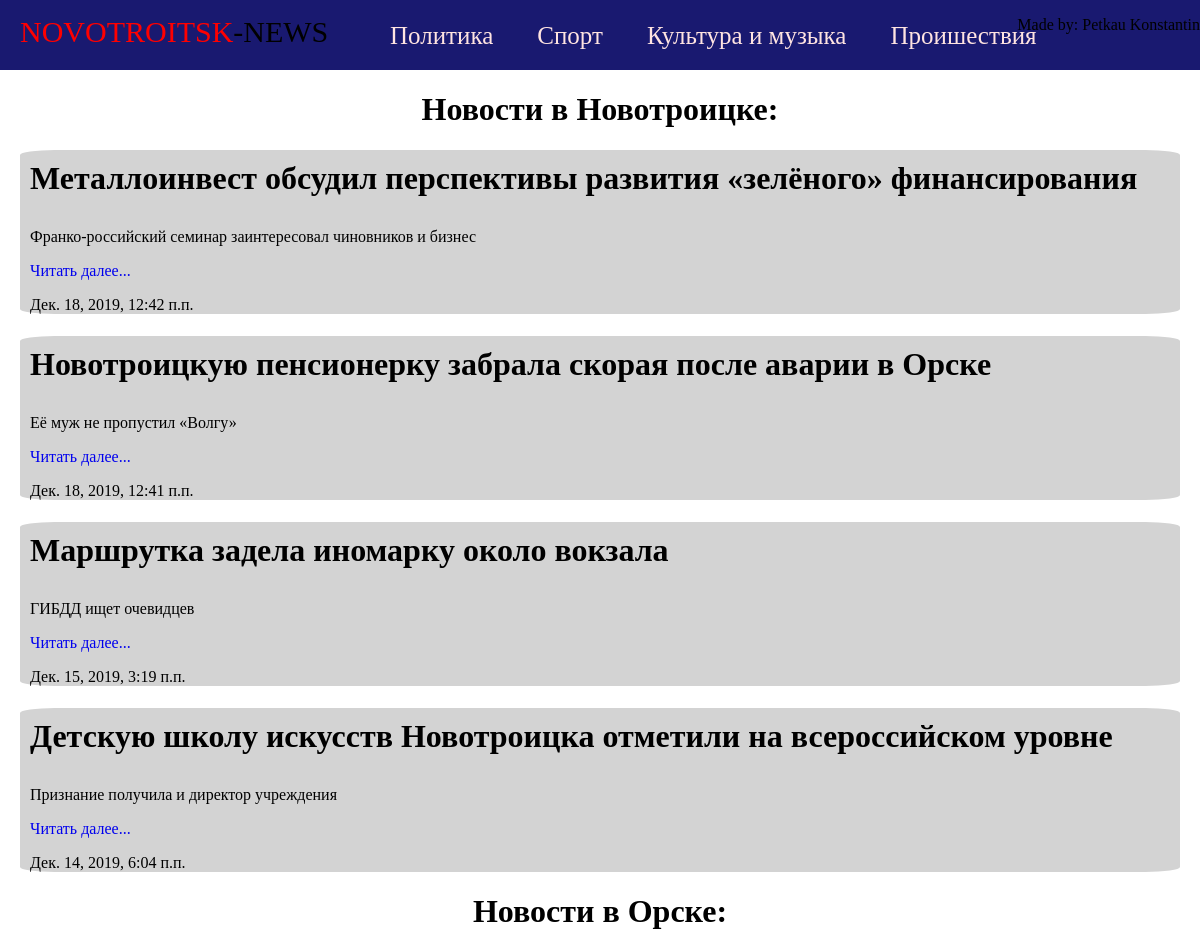
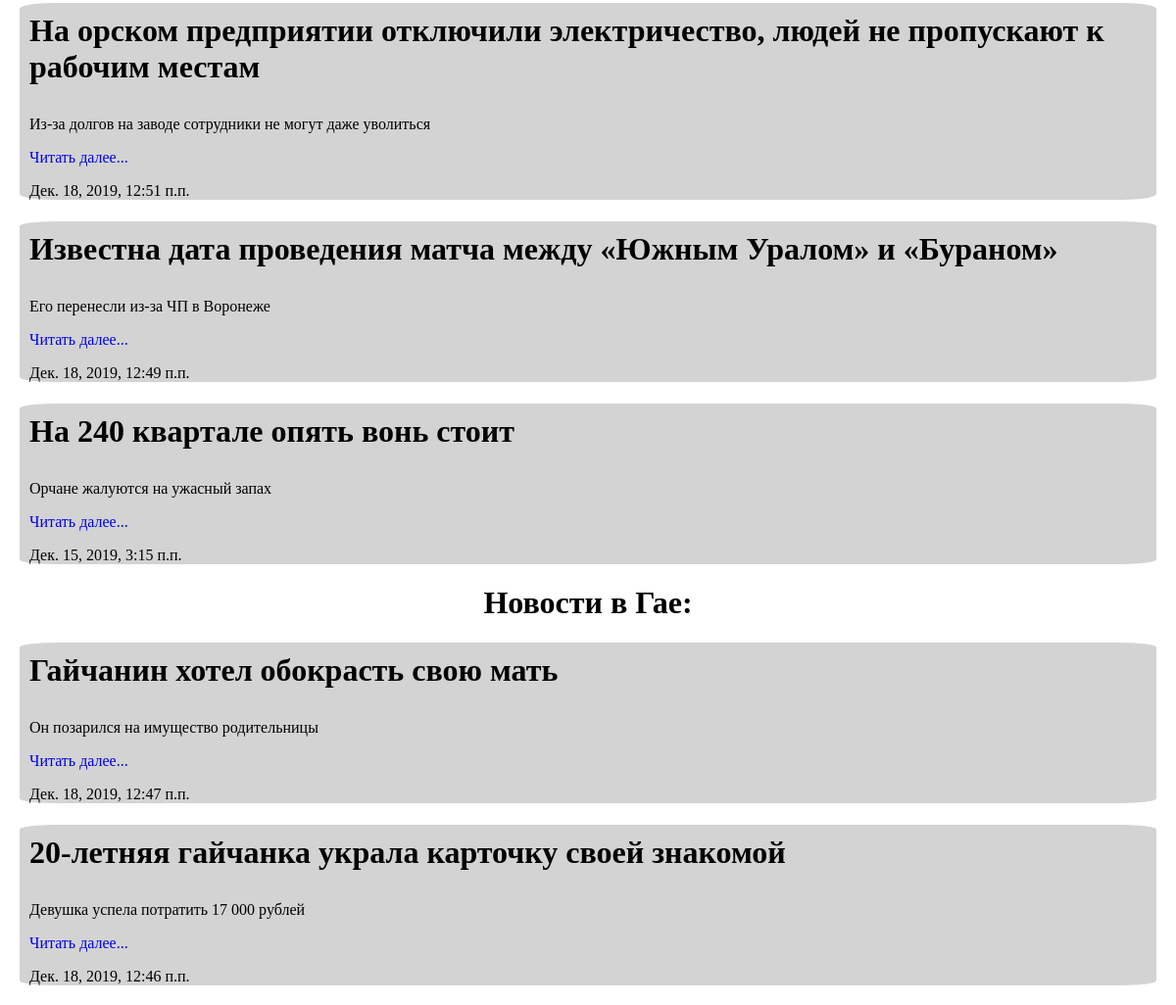
The page / on the database its author committed (2 pictures, top to bottom).
### main/models.py (models this page shows, shortened)
class News_Article(models.Model):
	title = models.CharField(max_length = 100, verbose_name = 'Заголовок')
	subtitle = models.CharField(max_length = 300, verbose_name = 'Подзаголовок')
	text = models.TextField(verbose_name = 'Текст статьи')
	pub_date = models.DateTimeField(auto_now_add = True)
	citie = models.ForeignKey(Citie, on_delete = models.PROTECT, verbose_name = 'Город')
	category = models.ForeignKey(Category, on_delete = models.PROTECT, verbose_name = 'Категория')
	class Meta:
		verbose_name = 'Новостная статья'
		verbose_name_plural = 'Новостные статьи'
		ordering = ['-pub_date']

### main/views.py (the view)
# urls.py: path('', views.index, name = 'index'),
def index(request):
	novotroitsk_news = News_Article.objects.filter(citie = 1)[:15]
	orsk_news = News_Article.objects.filter(citie = 2)[:15]
	guy_news = News_Article.objects.filter(citie = 3)[:15]
	return render(request, 'main/index.html', {'novotroitsk_news': novotroitsk_news, 'orsk_news': orsk_news, 'guy_news': guy_news})

### templates/main/index.html
{%extends 'base.html'%}
{%block content%}
    <h1 class='citie'>Новости в Новотроицке:</h1>
    {%for i in novotroitsk_news%}
        <div>
        	<h1>{{i.title}}</h1>
            <p>{{i.subtitle}}</p>
            <a href='{%url "article" i.id%}'>Читать далее...</a>
            <p>{{i.pub_date}}</p>
        </div>
    {%endfor%}
    <h1 class='citie'>Новости в Орске:</h1>
    {%for i in orsk_news%}
        <div>
        	<h1>{{i.title}}</h1>
            <p>{{i.subtitle}}</p>
            <a href='{%url "article" i.id%}'>Читать далее...</a>
            <p>{{i.pub_date}}</p>
        </div>
    {%endfor%}
    <h1 class='citie'>Новости в Гае:</h1>
    {%for i in guy_news%}
        <div>
        	<h1>{{i.title}}</h1>
            <p>{{i.subtitle}}</p>
            <a href='{%url "article" i.id%}'>Читать далее...</a>
            <p>{{i.pub_date}}</p>
        </div>
    {%endfor%}
{%endblock%}

### templates/base.html (shortened to what this page needs)
{%load static%}
<!DOCTYPE html>
<html>
<head>
	<link rel="stylesheet" type='text/css' href='{%static "main/style.css"%}'>
</head>
<body>
	<header>
		<a class='main' href = '{%url "index"%}' ><span>NOVOTROITSK</span>-NEWS</a>
		<p class='ps'>Made by: Petkau Konstantin</p>
		<div>
			<a href='{%url "category" "Политика"%}' class='category'>Политика</a>
		    <a href='{%url "category" "Спорт"%}' class='category'>Спорт</a>
		    <a href='{%url "category" "Культура и музыка"%}' class='category'>Культура и музыка</a>
		    <a href='{%url "category" "Проишествия"%}' class='category'>Проишествия</a>
	    </div>
	</header>
	<main>
		{%block content%}
		{%endblock%}
    </main>
</body>
</html>

### static/main/style.css (style rules this page uses)
body { margin:0; padding:0; }
header { position:absolute; left:0; top:0; background:#191970; width:100%; height:70px; }
div { margin:20px; background:#D3D3D3; border-radius:3%; }
div h1 { padding:10px; }
div p { padding-left:10px; }
div a { padding-left:10px; text-decoration: none; }
main { position:absolute; width:100%; top:70px; }
.main { position:absolute; font-size:30px; text-decoration: none; color:black; top:15px; left:20px; }
.ps { position: absolute; top:0; right:0; }
.main span { color:red; }
.citie { text-align:center; }
.category { text-decoration: none; color:#FFE4E1; padding:20px; font-size:25px; }
header div { background:transparent; position:absolute; top:2px; left:350px; }

### rows shown on the page
News_Article: title "Металлоинвест обсудил перспективы развития «зелёного» финансирования", subtitle "Франко-российский семинар заинтересовал чиновников и бизнес", pub_date "Дек. 18, 2019, 12:42 п.п."
News_Article: title "Новотроицкую пенсионерку забрала скорая после аварии в Орске", subtitle "Её муж не пропустил «Волгу»", pub_date "Дек. 18, 2019, 12:41 п.п."
News_Article: title "Маршрутка задела иномарку около вокзала", subtitle "ГИБДД ищет очевидцев", pub_date "Дек. 15, 2019, 3:19 п.п."
News_Article: title "Детскую школу искусств Новотроицка отметили на всероссийском уровне", subtitle "Признание получила и директор учреждения", pub_date "Дек. 14, 2019, 6:04 п.п."
News_Article: title "На орском предприятии отключили электричество, людей не пропускают к рабочим местам", subtitle "Из-за долгов на заводе сотрудники не могут даже уволиться", pub_date "Дек. 18, 2019, 12:51 п.п."
News_Article: title "Известна дата проведения матча между «Южным Уралом» и «Бураном»", subtitle "Его перенесли из-за ЧП в Воронеже", pub_date "Дек. 18, 2019, 12:49 п.п."
News_Article: title "На 240 квартале опять вонь стоит", subtitle "Орчане жалуются на ужасный запах", pub_date "Дек. 15, 2019, 3:15 п.п."
News_Article: title "Гайчанин хотел обокрасть свою мать", subtitle "Он позарился на имущество родительницы", pub_date "Дек. 18, 2019, 12:47 п.п."
News_Article: title "20-летняя гайчанка украла карточку своей знакомой", subtitle "Девушка успела потратить 17 000 рублей", pub_date "Дек. 18, 2019, 12:46 п.п."
